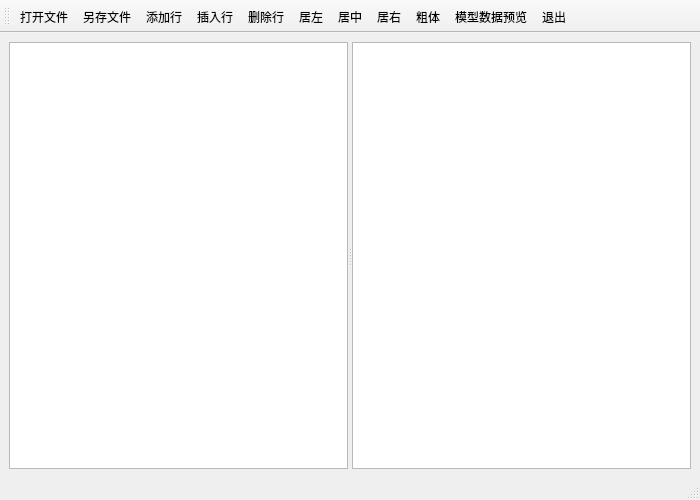
<?xml version="1.0" encoding="UTF-8"?>
<ui version="4.0">
 <class>MainWindow</class>
 <widget class="QMainWindow" name="MainWindow">
  <property name="geometry">
   <rect>
    <x>0</x>
    <y>0</y>
    <width>700</width>
    <height>500</height>
   </rect>
  </property>
  <property name="windowTitle">
   <string>MainWindow</string>
  </property>
  <widget class="QWidget" name="centralwidget">
   <layout class="QHBoxLayout" name="horizontalLayout">
    <item>
     <widget class="QSplitter" name="splitter">
      <property name="orientation">
       <enum>Qt::Horizontal</enum>
      </property>
      <widget class="QTableView" name="tableView"/>
      <widget class="QPlainTextEdit" name="plainTextEdit"/>
     </widget>
    </item>
   </layout>
  </widget>
  <widget class="QMenuBar" name="menubar">
   <property name="geometry">
    <rect>
     <x>0</x>
     <y>0</y>
     <width>700</width>
     <height>22</height>
    </rect>
   </property>
  </widget>
  <widget class="QStatusBar" name="statusbar"/>
  <widget class="QToolBar" name="toolBar">
   <property name="windowTitle">
    <string>toolBar</string>
   </property>
   <attribute name="toolBarArea">
    <enum>TopToolBarArea</enum>
   </attribute>
   <attribute name="toolBarBreak">
    <bool>false</bool>
   </attribute>
   <addaction name="actOpen"/>
   <addaction name="actSave"/>
   <addaction name="actAppend"/>
   <addaction name="actInsert"/>
   <addaction name="actDelete"/>
   <addaction name="acrAlignLeft"/>
   <addaction name="actAligntCenter"/>
   <addaction name="actAligntRight"/>
   <addaction name="actFontBold"/>
   <addaction name="actModleData"/>
   <addaction name="actExit"/>
  </widget>
  <action name="actOpen">
   <property name="text">
    <string>打开文件</string>
   </property>
   <property name="toolTip">
    <string>打开文件</string>
   </property>
  </action>
  <action name="actSave">
   <property name="text">
    <string>另存文件</string>
   </property>
   <property name="toolTip">
    <string>表格内容另存为文件</string>
   </property>
  </action>
  <action name="actAppend">
   <property name="text">
    <string>添加行</string>
   </property>
   <property name="toolTip">
    <string>添加一行</string>
   </property>
  </action>
  <action name="actInsert">
   <property name="text">
    <string>插入行</string>
   </property>
   <property name="toolTip">
    <string>插入一行</string>
   </property>
  </action>
  <action name="actDelete">
   <property name="text">
    <string>删除行</string>
   </property>
   <property name="toolTip">
    <string>删除当前行</string>
   </property>
  </action>
  <action name="actExit">
   <property name="text">
    <string>退出</string>
   </property>
   <property name="toolTip">
    <string>退出</string>
   </property>
  </action>
  <action name="actModleData">
   <property name="text">
    <string>模型数据预览</string>
   </property>
   <property name="toolTip">
    <string>模型数据显示到文本框</string>
   </property>
  </action>
  <action name="acrAlignLeft">
   <property name="text">
    <string>居左</string>
   </property>
   <property name="toolTip">
    <string>文字左对齐</string>
   </property>
  </action>
  <action name="actAligntCenter">
   <property name="text">
    <string>居中</string>
   </property>
   <property name="toolTip">
    <string>文字居中</string>
   </property>
  </action>
  <action name="actAligntRight">
   <property name="text">
    <string>居右</string>
   </property>
   <property name="toolTip">
    <string>文字右对齐</string>
   </property>
  </action>
  <action name="actFontBold">
   <property name="checkable">
    <bool>true</bool>
   </property>
   <property name="text">
    <string>粗体</string>
   </property>
   <property name="toolTip">
    <string>粗体字体</string>
   </property>
  </action>
 </widget>
 <resources/>
 <connections>
  <connection>
   <sender>actExit</sender>
   <signal>triggered()</signal>
   <receiver>MainWindow</receiver>
   <slot>close()</slot>
   <hints>
    <hint type="sourcelabel">
     <x>-1</x>
     <y>-1</y>
    </hint>
    <hint type="destinationlabel">
     <x>349</x>
     <y>249</y>
    </hint>
   </hints>
  </connection>
 </connections>
</ui>
